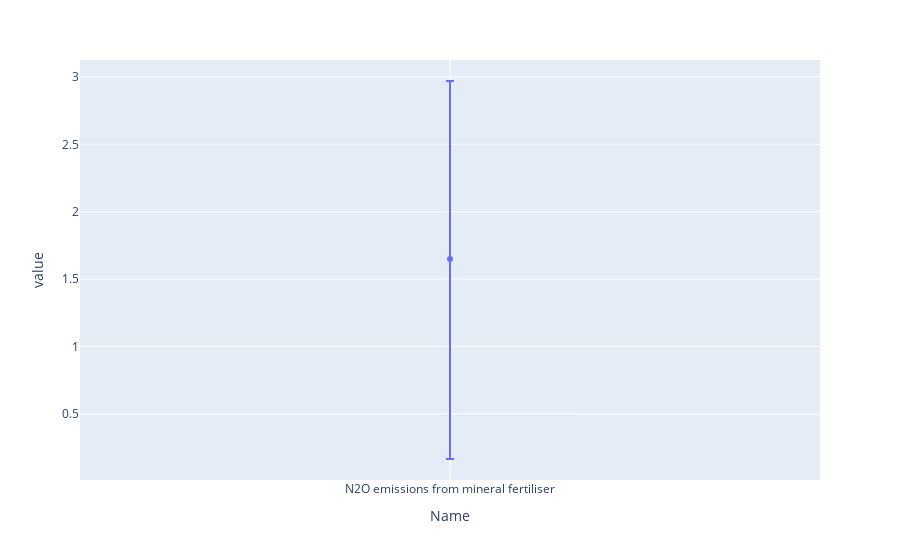

Write notebook code for a chart like this one.
### Code cell
res = resulting_demands
res["Name"] = "N2O emissions from mineral fertiliser"
res = res.set_index(["Name", "value_type"])
res = res[["N2O emission per ha"]].unstack("value_type").reset_index()
res.columns = res.columns.droplevel()
res.rename( columns={'':'Name'}, inplace=True )
res["e_minus"] = res.value - res["min"]
res["e_plus"] = res["max"] - res.value
display(res)

import plotly.express as px

fig = px.scatter(res, x="Name", y="value", error_y="e_plus", error_y_minus="e_minus")
fig.show()

### Figure 1 — Plotly figure (JSON) as saved in the notebook; plotly's stock layout.template omitted (floating-point values rounded to 4 significant figures)
{"data": [{"error_y": {"array": [1.32], "arrayminus": [1.485]}, "hovertemplate": "Name=%{x}<br>value=%{y}<extra></extra>", "legendgroup": "", "marker": {"color": "#636efa", "symbol": "circle"}, "mode": "markers", "name": "", "orientation": "v", "showlegend": false, "type": "scatter", "x": ["N2O emissions from mineral fertiliser"], "xaxis": "x", "y": [1.65], "yaxis": "y"}], "layout": {"autosize": true, "legend": {"tracegroupgap": 0}, "margin": {"t": 60}, "xaxis": {"anchor": "y", "autorange": true, "domain": [0, 1], "range": [-1, 1], "title": {"text": "Name"}, "type": "category"}, "yaxis": {"anchor": "x", "autorange": true, "domain": [0, 1], "range": [0.009167, 3.126], "title": {"text": "value"}, "type": "linear"}}}
